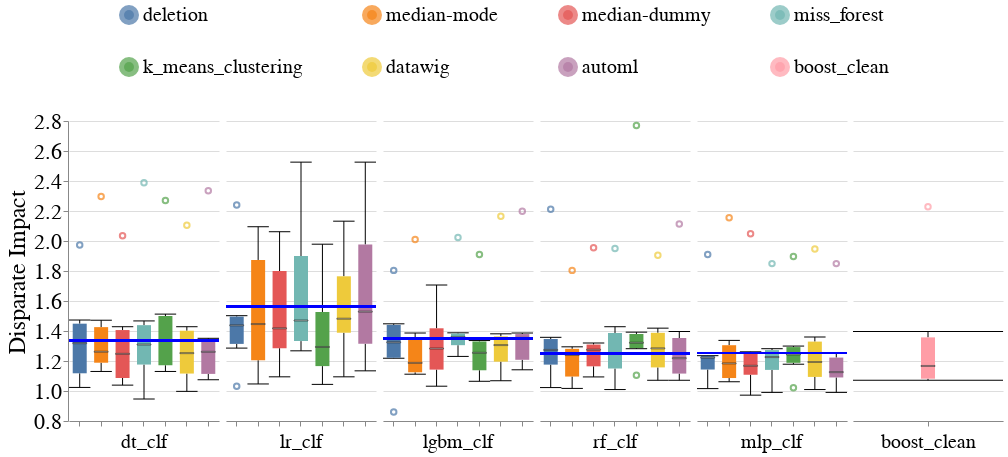

Here is the notebook cell this chart was saved with:
### Code cell
create_box_plots_for_diff_imputers_and_models(dataset_name=DATASET_NAME,
                                              metric_name='Disparate_Impact',
                                              db_client=db_client,
                                              group=SENSITIVE_ATTR_FOR_DISPARITY_METRICS)

### Figure 1 — Vega-Lite specification as saved in the notebook (floating-point values rounded to 4 significant figures; data arrays with more than 128 entries replaced by an {"elided": "..."} marker saying what was removed)
{"config": {"view": {"continuousWidth": 400, "continuousHeight": 300, "stroke": null}, "axis": {"labelFontSize": 22, "labelFontWeight": "normal", "titleFontSize": 24, "titleFontWeight": "normal"}, "facet": {"spacing": 5}, "header": {"labelFontSize": 20, "labelOrient": "bottom", "labelPadding": 5, "titleFontSize": 24}, "legend": {"columns": 4, "direction": "horizontal", "labelFontSize": 20, "labelLimit": 400, "orient": "top", "symbolOffset": 50, "symbolStrokeWidth": 10, "titleAnchor": "middle", "titleFontSize": 22, "titleLimit": 300}, "title": {"fontSize": 24}}, "data": {"name": "data-3a8f3a9392709c83862df671503f9fb1"}, "facet": {"column": {"field": "Model_Name", "sort": ["dt_clf", "lr_clf", "lgbm_clf", "rf_clf", "mlp_clf"], "title": null, "type": "nominal"}}, "spec": {"layer": [{"mark": {"type": "boxplot", "median": {"stroke": "black", "strokeWidth": 0.7}, "ticks": true}, "encoding": {"color": {"field": "Null_Imputer_Name", "sort": ["deletion", "median-mode", "median-dummy", "miss_forest", "k_means_clustering", "datawig", "automl", "boost_clean"], "title": null, "type": "nominal"}, "x": {"axis": {"labels": false}, "field": "Null_Imputer_Name", "sort": ["deletion", "median-mode", "median-dummy", "miss_forest", "k_means_clustering", "datawig", "automl", "boost_clean"], "title": null, "type": "nominal"}, "y": {"field": "Metric_Value", "scale": {"zero": false}, "title": "Disparate Impact", "type": "quantitative"}}}, {"mark": "rule", "encoding": {"color": {"value": "blue"}, "size": {"value": 2}, "y": {"field": "Baseline_Median", "type": "quantitative"}}}], "width": 150}, "resolve": {"scale": {"x": "independent"}}, "$schema": "https://vega.github.io/schema/vega-lite/v4.17.0.json", "datasets": {"data-3a8f3a9392709c83862df671503f9fb1": {"elided": "216 records"}}}
